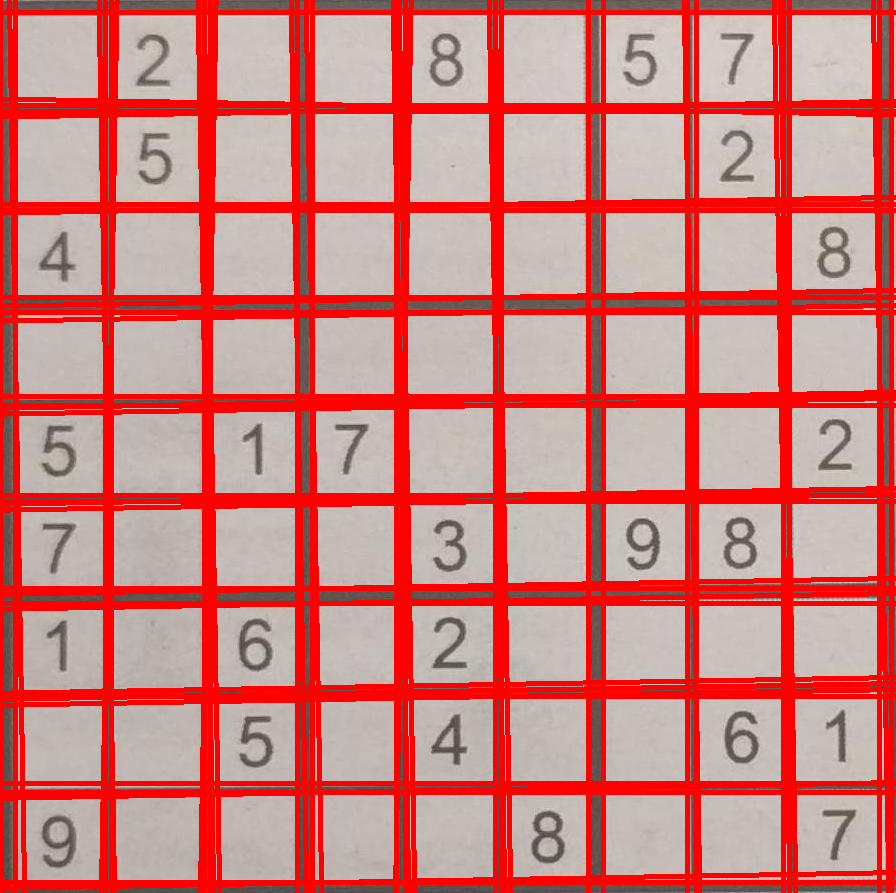
#> input picture src/subdirectory/hough.png, 896 x 893 px
$ python read_sudoku.py subdirectory/hough.png   (Python 2 division)   (older library calls are emulated)
#> lines starting #> are read from the running program, lines starting #| are printed output that depends on the picture; after the words box and inside, x2 and y2 are one past the last pixel; in counts of white or black regions, pixels touching at a corner belong together
#> in main, image is the input picture: shape (893, 896, 3); mean B, G, R 124.5, 128.3, 205.7
#!/usr/bin/env python
# read_sudoku.py

import cv2
import math
import numpy as np
from sklearn.externals import joblib
from skimage.feature import hog
from sklearn.cluster import KMeans
import argparse


def get_args():
    """"get arguments from command line"""
    parser = argparse.ArgumentParser()
    parser.add_argument('image', type=str, help='test sudoku image')

    return parser.parse_args()


def find_sudoku_square(image):
    """"find sudoku square position and crop the image
    input : RGB image
    output : cropped RGB image around sudoku table

    method : 1. find the courners of contours
             2. pick contour points which the contour area and perimeter are large enough on

    """
    gray = cv2.cvtColor(image, cv2.COLOR_BGR2GRAY)
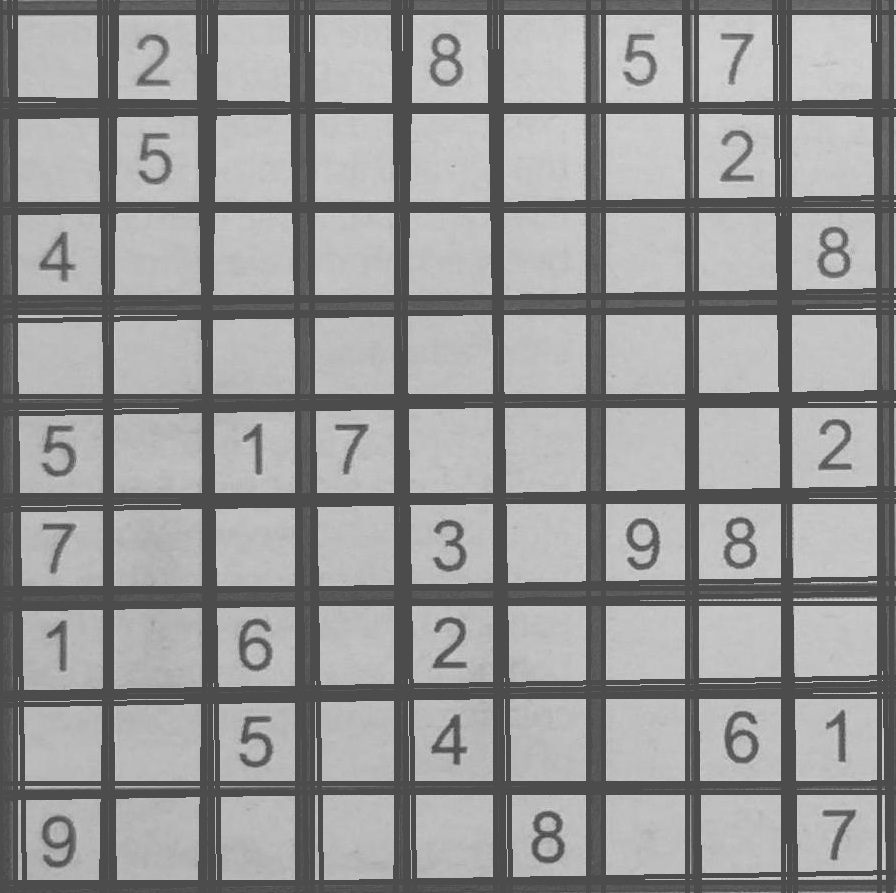
#> gray: shape (893, 896); min 66, max 219, mean 150.9
    blur = cv2.GaussianBlur(gray, (5, 5), 0)
    thresh = cv2.adaptiveThreshold(blur,255,cv2.ADAPTIVE_THRESH_GAUSSIAN_C
                                   ,cv2.THRESH_BINARY_INV,11,2)
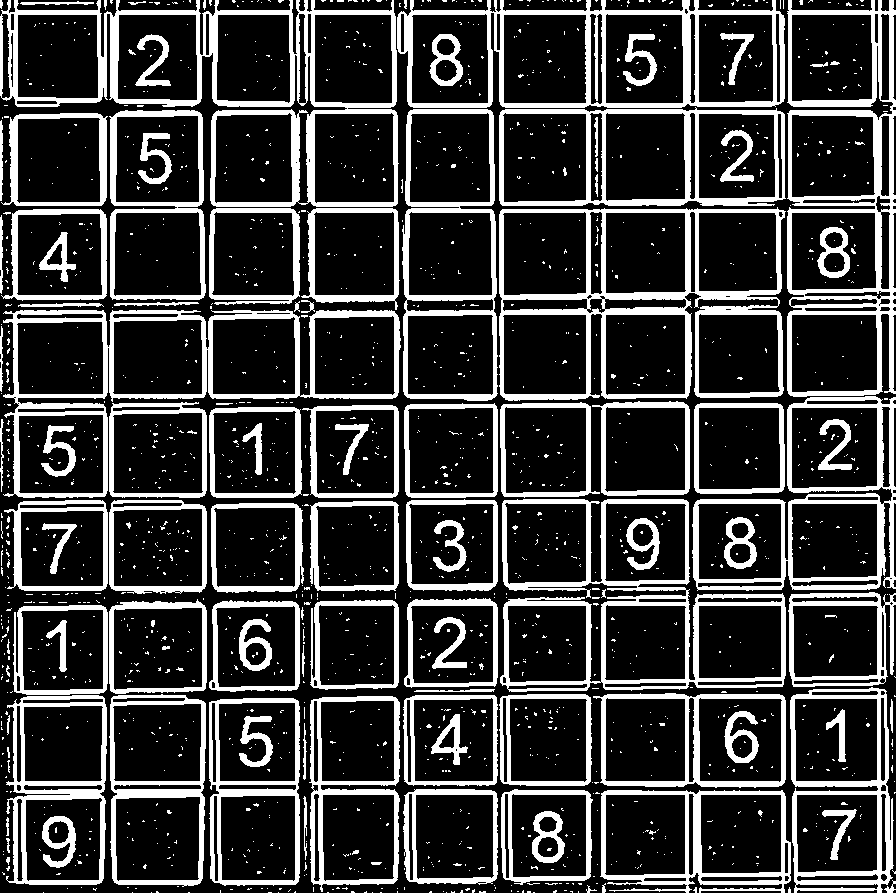
#> thresh: shape (893, 896); 23.5% white; 1808 white regions (1688 under 20 px)

    ctrs, hich = cv2.findContours(thresh.copy(), cv2.RETR_TREE,cv2.CHAIN_APPROX_SIMPLE)
#> ctrs = 2014 contours, 1741 with area under 20; largest, box (x1, y1, x2, y2) and area: (0, 0, 399, 207) 52704, (499, 207, 786, 401) 50710, (3, 310, 401, 498) 40488, (500, 499, 786, 692) 39490, (787, 0, 896, 397) 38798; hich = 2014 rows, first 6: [1, -1, -1, -1], [2, 0, -1, -1], [3, 1, -1, -1], [4, 2, -1, -1], [5, 3, -1, -1], [6, 4, -1, -1]
    threshod_area = int(thresh.size/5)
#> threshod_area = 160025

    for ctr in ctrs:
        area = cv2.contourArea(ctr)
        peri = cv2.arcLength(ctr, True)

        if area > threshod_area and peri > image.shape[0] + image.shape[1]:
            rect = cv2.boundingRect(ctr)
            cropped_img = image[rect[1]: rect[1] + rect[3], rect[0]:rect[0] + rect[2]]
#> this loop made 2014 passes
#> (ctr, area, peri) on passes 1 to 3: ([[533, 892], [534, 892]], 0, 2), ([[446, 892]], 0, 0), ([[380, 892], [381, 892]], 0, 2)

#> (the run stopped early here; a loop or call above may not have finished)
